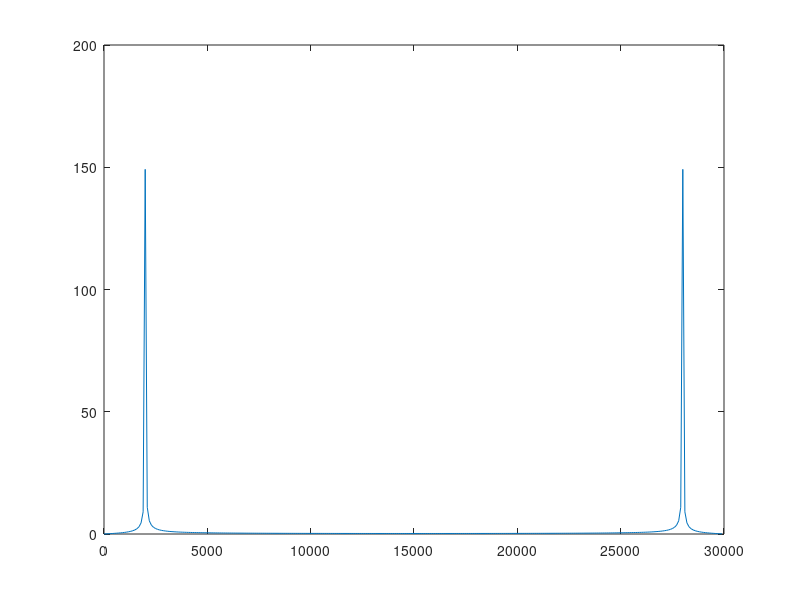

Reproduce this figure in MATLAB. (Note: this script raises an error after producing the figure.)
F0 = 2000;  
fSampling = 30000;
tSampling = 1/fSampling;
t = -0.005:tSampling:0.005;

yt = sin(2*pi*F0*t); 
%figure, plot(t, yt)
%grid off


fc = 15000; 
y= yt.*cos(2*pi*fc*t); 
%plot(t, y)

mody_fft = fft(y);
n = numel(mody_fft); 
f = 0:fSampling/n:fSampling*(n-1)/n;
%plot(f,abs(mody_fft))

y2 = y.*cos(2*pi*fc*t);
mody2_fft = fft(y2);
n2 = numel(mody2_fft);
f2 = 0:fSampling/n2:fSampling*(n2-1)/n2;
plot(f, abs(mody2_fft));
%grid minor
%plot(t, ifourier(mody2_fft))
%plot(t, y2)

d = fdesign.lowpass('Fc',.25);
Hd = design(d,'equiripple');
fvtool(Hd);
y3 = filter(Hd,y2);
y3_mod = fft(y3);
n3 = numel(y3_mod);
f3 = 0:fSampling/n3:fSampling*(n3-1)/n3;

plot(f3, abs(y3_mod))
